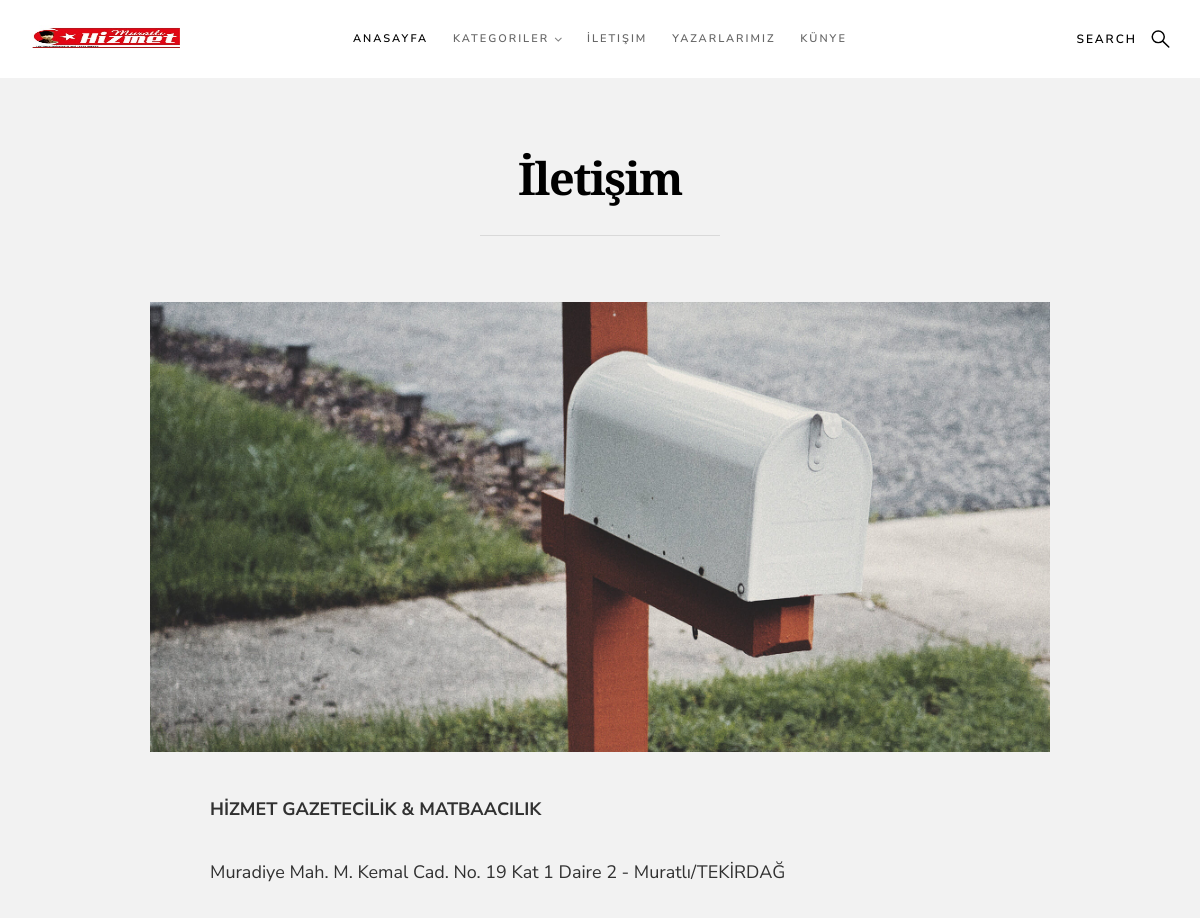
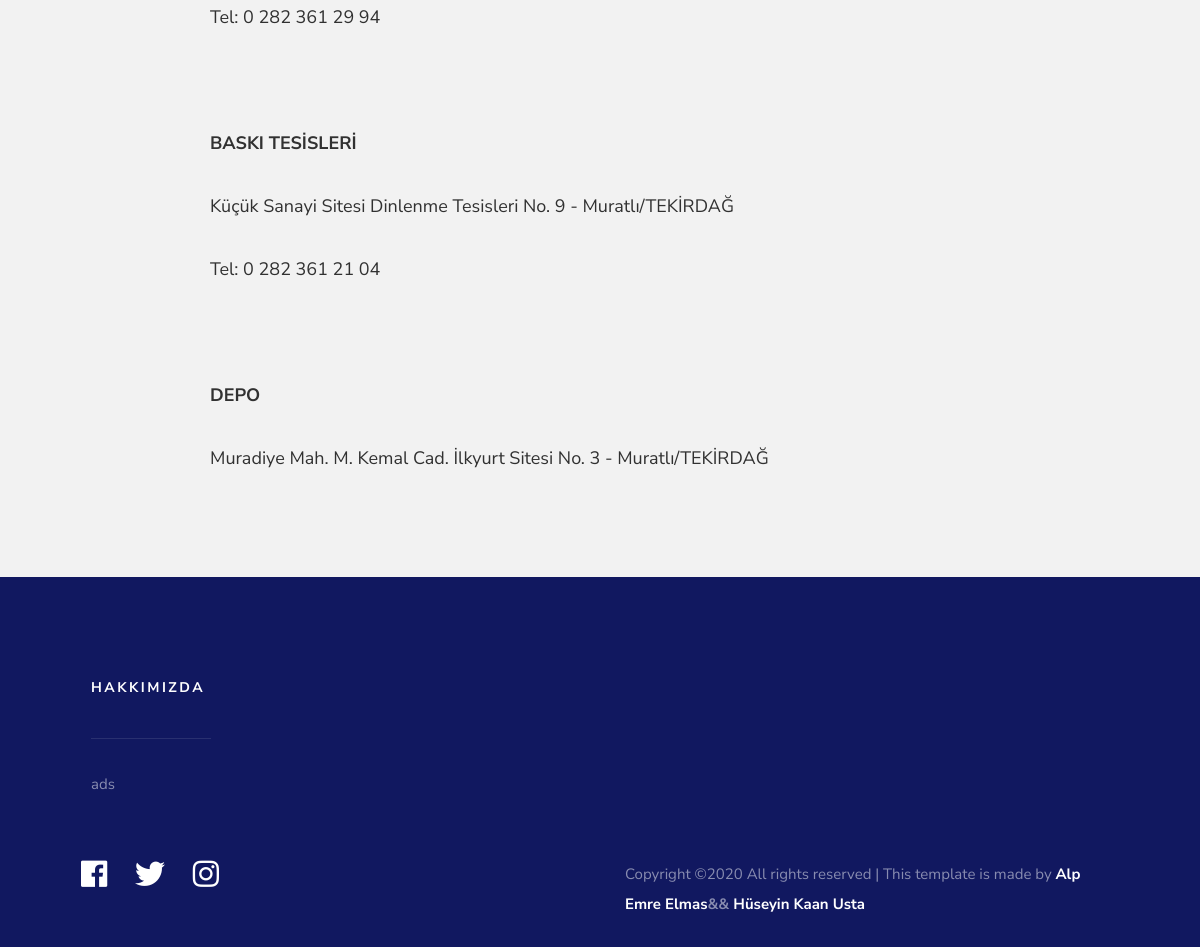
The page /iletisim/ on the database its author committed (2 pictures, top to bottom).
### home/models.py (models this page shows, shortened)
class Setting(models.Model):
    title = models.CharField(max_length=100)
    keywords = models.CharField(max_length=255)
    description = models.CharField(max_length=255)
    company = models.CharField(max_length=50)
    address = models.CharField(max_length=150)
    phone = models.CharField(max_length=15)
    fax = models.CharField(max_length=15)
    email = models.CharField(max_length=50)
    icon = models.ImageField(blank=True, upload_to='images/')
    facebook = models.CharField(max_length=50)
    instagram = models.CharField(max_length=50)
    twitter = models.CharField(max_length=50)
    aboutus = RichTextUploadingField()
    contact = RichTextUploadingField()
    kunye = RichTextUploadingField()
    create_at = models.DateTimeField(auto_now_add=True)
    update_at = models.DateTimeField(auto_now=True)

### home/views.py (the view)
# urls.py: path('iletisim/', views.iletisim, name='iletisim'),
def iletisim(request):
    setting = Setting.objects.get(pk=1)
    category = Category.objects.all()
    context = {
        'page':'filter',
        'category':category,
        'setting':setting
    }
    return render(request, 'iletisim.html', context)

### home/templates/iletisim.html (shortened to what this page needs)
{% extends 'homebase.html' %}
{% block content %}
<section class="s-content s-content--top-padding s-content--narrow">
    <div class="row narrow">
        <div class="col-full s-content__header">
            <h1 class="display-1 display-1--with-line-sep">İletişim</h1>
        </div>
    </div>
    <div class="row">
        <div class="col-full s-content__main">
            <p>
            <img src="images/thumbs/contact/contact-1000.jpg"
                 srcset="images/thumbs/contact/contact-2000.jpg 2000w,
                         images/thumbs/contact/contact-1000.jpg 1000w,
                         images/thumbs/contact/contact-500.jpg 500w"
                 sizes="(max-width: 2000px) 100vw, 2000px" alt="">
            </p>
            <p>
            {{setting.contact|safe}}
        </div>
    </div>
</section>
{% endblock %}

### home/templates/header.html (shortened to what this page needs)
{% load static %}
        <header class="s-header header">
        <div class="header__logo">
            <a class="logo" href="/">
                <img src="{{setting.icon.url}}" >
            </a>
        </div>
        <a class="header__search-trigger" href="#0"></a>
        <nav class="header__nav-wrap">
            <ul class="header__nav">
                <li class="current"><a href="/" >Anasayfa</a></li>
                <li class="has-children">
                    <a href="#0" title="">Kategoriler</a>
                </li>
                <li><a href="/iletisim/">İletişim</a></li>
                <li><a href="/yazar/">Yazarlarımız</a></li>
                <li><a href="/kunye/">Künye</a></li>
            </ul>
        </nav>
    </header>

### home/templates/footer.html (shortened to what this page needs)
<footer class="s-footer">
    <div class="s-footer__main">
        <div class="row">
            <div class="col-six tab-full s-footer__about">
                <h4>Hakkımızda</h4>
                <p>{{setting.aboutus|safe}}</p>
            </div>
        </div>
    </div>
    <div class="s-footer__bottom">
        <div class="row">
            <div class="col-six">
                <ul class="footer-social">
                    <li>
                        <a href="{{setting.facebook}}"><i class="fab fa-facebook"></i></a>
                    </li>
                    <li>
                        <a href="{{setting.twitter}}"><i class="fab fa-twitter"></i></a>
                    </li>
                    <li>
                        <a href="{{setting.instagram}}"><i class="fab fa-instagram"></i></a>
                    </li>
                </ul>
            </div>
            <div class="col-six">
                <div class="s-footer__copyright">
                    <span>
Copyright &copy;<script>document.write(new Date().getFullYear());</script> All rights reserved | This template is made by <strong><a href="https://www.instagram.com/alp_emre_elmas/"> Alp Emre Elmas</a>&& <a href="https://www.instagram.com/nightman.413/" >Hüseyin Kaan Usta</a></strong>
</span>
                </div>
            </div>
        </div>
    </div>
</footer>

### home/static/css/base.css (style rules this page uses)
html { font-family: sans-serif; line-height: 1.15; -ms-text-size-adjust: 100%; -webkit-text-size-adjust: 100%; }
body { margin: 0; }
article, aside, footer, header, nav, section { display: block; }
h1 { font-size: 2em; margin: 0.67em 0; }
a { background-color: transparent; -webkit-text-decoration-skip: objects; }
b, strong { font-weight: inherit; }
b, strong { font-weight: bolder; }
img { border-style: none; }
html { font-size: 62.5%; box-sizing: border-box; }
*, *::before, *::after { box-sizing: inherit; }
body { font-weight: normal; line-height: 1; word-wrap: break-word; text-rendering: optimizeLegibility; -webkit-overflow-scrolling: touch; -webkit-text-size-adjust: none; }
body, input, button { -moz-osx-font-smoothing: grayscale; -webkit-font-smoothing: antialiased; }
img, video { max-width: 100%; height: auto; }
div, dl, dt, dd, ul, ol, li, h1, h2, h3, h4, h5, h6, pre, form, p, blockquote, th, td { margin: 0; padding: 0; }
h1, h2, h3, h4, h5, h6 { -webkit-font-smoothing: auto; -webkit-font-smoothing: antialiased; -webkit-font-variant-ligatures: common-ligatures; -moz-font-variant-ligatures: common-ligatures; font-variant-ligatures: common-ligatures; text-rendering: optimizeLegibility; }
em, i { font-style: italic; line-height: inherit; }
strong, b { font-weight: bold; line-height: inherit; }
ol, ul { list-style: none; }
li { display: block; }
a { text-decoration: none; line-height: inherit; }
a img { border: none; }
.row { width: 89%; max-width: 1200px; margin: 0 auto; }
.row:after { content: ""; display: table; clear: both; }
[class*="col-"] { float: left; padding: 0 20px; }
.col-six, .col-1-2 { width: 50%; }
.col-twelve, .col-full { width: 100%; }
@media only screen and (max-width:1200px) { [class*="col-"] { padding: 0 15px; } }

### rows shown on the page
Setting: icon (picture), contact "HİZMET GAZETECİLİK & MATBAACILIK Muradiye Mah. M. Kemal Cad. No. 19 Kat 1 Daire 2 - Muratlı/TEKİRDAĞ Tel: 0 282 361 29 94 BASKI TESİSLERİ Küçük Sanayi Sitesi Dinlenme Tesisleri No. 9 - Muratlı/TEKİRDAĞ Tel: 0 282 361 21 04 DEPO Muradiye Mah. M. Kemal Cad. İlkyurt Sitesi No. 3 - Muratlı/TEKİRDAĞ", aboutus "ads"
